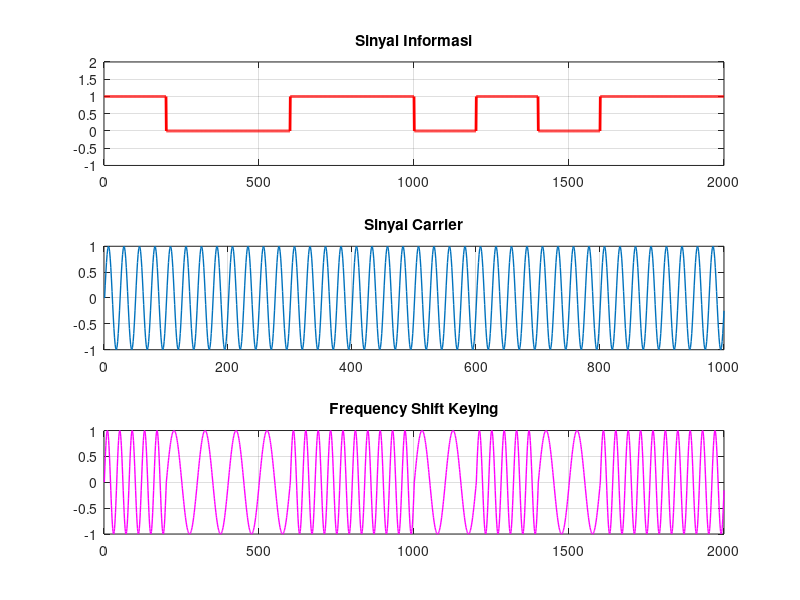

The MATLAB source for this figure:
%informasi
a=[1 0 0 1 1 0 1 0 1 1];
K=length(a) 
initial_phase=pi; 
N=200;
for j=[1:1:K]
    for i=[1:1:N] 
        a1(N*(j-1)+i)=a(j); 
    end
end
figure(1)
subplot(3,1,1) 
plot(a1,'r', 'linewidth',2) 
hold on
grid on
axis([0 2000 -1 2]);
title('Sinyal Informasi');

%carrier
f1=4;
f2=3; 
N=100; 
i=[0:1:N-1];
sin2=sin(2*pi*f2*i/N); 
sin1=sin(2*pi*f1*i/N); 
sin22=sin2; 
sin11=sin1;
for j=[1:1:K-1]
    sin22=[sin22 sin2]; 
    sin11=[sin11 sin1];
end
hold on
subplot(3,1,2) 
plot(sin11, 'linewidth',1)
grid on
title('Sinyal Carrier');

%FSK
a=[1 0 0 1 1 0 1 0 1 1];
K=length(a) 
initial_phase=pi; 
f1=5;
f2=2; 
N=200; 
i=[0:1:N-1];
sin2=sin(2*pi*f2*i/N); 
sin1=sin(2*pi*f1*i/N); 
for j=[1:1:K]
    for i=[1:1:N]
        yout(N*(j-1)+i)=a(j)*sin1(i)+(1-a(j))*sin2(i); 
    end
end
subplot(3,1,3) 
plot(yout, '-m', 'linewidth',1) 
hold on
grid on
title('Frequency Shift Keying');